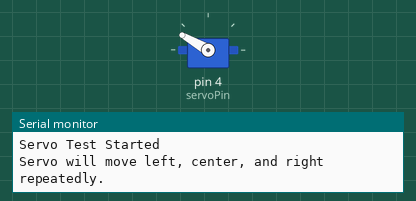
Recording of a sketch running on a simulated Arduino Uno, built with avr-gcc and run on an emulated ATmega328P. Shown: servo, the last lines printed to the serial monitor.

Above: at 0.05 s.
At 1.5 s:
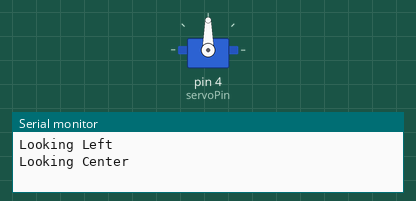
At 3.0 s:
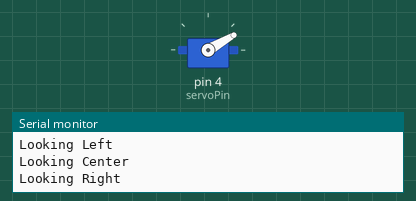
Timing chart, 0 to 6.9 s (numbered marks = the images above):
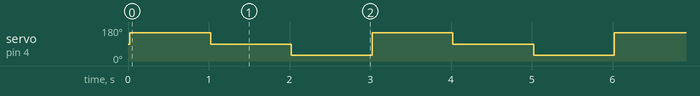

The sketch:

servo_test.ino
```cpp
#include <Servo.h>

Servo testServo;

const int servoPin = 4;

void setup() {
  Serial.begin(9600);

  testServo.attach(servoPin);

  Serial.println("Servo Test Started");
  Serial.println("Servo will move left, center, and right repeatedly.");
}

void loop() {
  Serial.println("Looking Left");
  testServo.write(150);
  delay(1000);

  Serial.println("Looking Center");
  testServo.write(90);
  delay(1000);

  Serial.println("Looking Right");
  testServo.write(30);
  delay(1000);
}
```

Measured:
- by itself, servo on pin 4 (servoPin): repeats every 3.0 s: 90° 1.0 s, 30° 1.0 s, 150° 1.0 s
